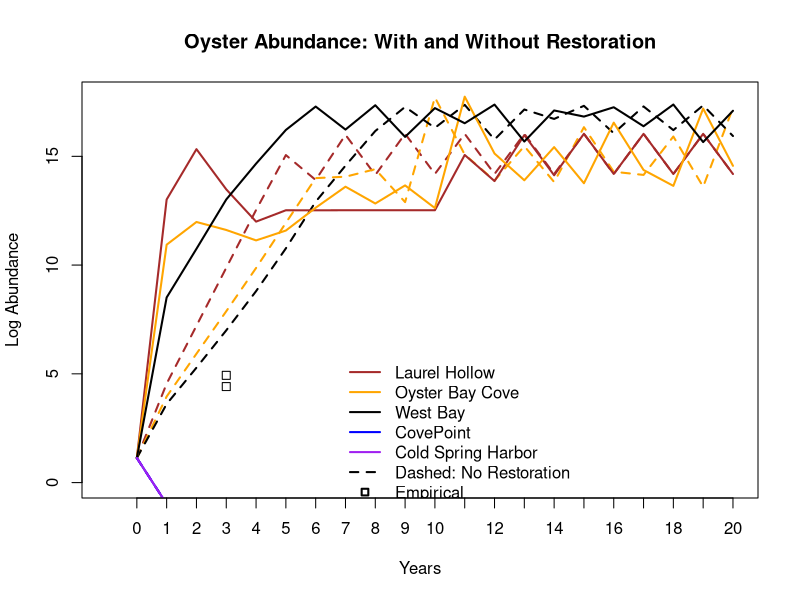

Recreate this plot in R.
options("install.lock"=FALSE)


T_block <- matrix(c(
    0.007, 0,    0,
    0.27,  0.49, 0,
    0,     0.11, 0.22
), nrow=3, byrow=TRUE)

F_block <- matrix(c(
    398, 7639, 39071,
    0,   0,    0,
    0,   0,    0
), nrow=3, byrow=TRUE)

# Automatically generate the 15x15 matrices for all 5 sites
Transition <- matrix(0, nrow=15, ncol=15)
Fecundity <- matrix(0, nrow=15, ncol=15)

for(i in 1:5) {
    Transition[(3*i-2):(3*i), (3*i-2):(3*i)] <- T_block
    Fecundity[(3*i-2):(3*i), (3*i-2):(3*i)] <- F_block
}


conn_probs <- matrix(c(
    0.622, 0.0,   0.0,   0.002, 0.032, # From LH
    0.006, 0.226, 0.098, 0.024, 0.008, # From OBC
    0.002, 0.0,   0.220, 0.030, 0.004, # From WSR
    0.0,   0.0,   0.0,   0.0,   0.0,   # From CovePoint
    0.0,   0.0,   0.0,   0.0,   0.0    # From CSH
), nrow=5, byrow=TRUE)

connectivitymat <- matrix(0, nrow=15, ncol=15)

# Map the 5x5 probabilities to the juvenile stages in the 15x15 matrix
for(source in 1:5) {
    for(dest in 1:5) {
        source_idx <- 3 * source - 2
        dest_idx <- 3 * dest - 2
        connectivitymat[dest_idx, source_idx] <- conn_probs[source, dest]
    }
}

# --- 3. INITIALIZE PARAMETERS ---
nYears <- 20
daily_larval_mort <- 0.20
starting_larva <- 40000
time_until_Settle <- 14

existing_larva <- starting_larva
for(day in 1:time_until_Settle){
    existing_larva <- existing_larva*(1-daily_larval_mort)
}
survival_larva <- existing_larva/starting_larva

Fecundity_larval_mort <- Fecundity * survival_larva 
fc2 <- Fecundity_larval_mort %*% t(connectivitymat) # Note: Transposed connectivity applied here
fc2t <- fc2 + Transition

# Expand initial abundance vectors to 15 slots
InitAbund <- c(238, 3333, 22377, 4047, 21299, 60064, 0, 0, 0, 0, 0, 0, 0, 0, 0) 
InitAbund2 <- rep(1, 15)

# Expand dumping matrix to 15 rows
dumping_matrix <- matrix(0, nrow = nrow(fc2t), ncol=nYears+1 )
dumping_matrix[1:9, 1] <- c(2035000, 0, 0, 5810000, 0, 0, 0, 0, 0)
dumping_matrix[1:9, 2] <- c(247198,  0, 0, 6714155, 0, 329707, 0, 0, 0)
dumping_matrix[1:9, 3] <- c(22500,   0, 0, 5881028, 0, 129533, 0, 0, 0)
dumping_matrix[1:9, 4] <- c(3000000, 0, 0, 3000000, 0, 75000, 0, 0, 0)
dumping_matrix[1:9, 5] <- c(3000000, 0, 0, 3000000, 0, 75000, 0, 0, 0)
dumping_matrix[1:9, 6] <- c(3000000, 0, 0, 3000000, 0, 75000, 0, 0, 0)
dumping_matrix[1:9, 7] <- c(3000000, 0, 0, 3000000, 0, 75000, 0, 0, 0)
dumping_matrix[1:9, 8] <- c(3000000, 0, 0, 3000000, 0, 75000, 0, 0, 0)
dumping_matrix[1:9, 9] <- c(3000000, 0, 0, 3000000, 0, 75000, 0, 0, 0)
dumping_matrix[1:9, 10]<- c(3000000, 0, 0, 3000000, 0, 75000, 0, 0, 0)

AgeStructured <- FALSE 

# *** UPDATE THE LAST TWO VALUES FOR COVEPOINT AND CSH ***
K_sites_50 <- c(4046860, 2023430, 42739220, 10837171, 65402346) 

# --- 4. RUN PROJECTIONS (NO DUMPING SCENARIO) ---
allYears <- matrix(0, nrow=nrow(fc2t), ncol=nYears+1)
allYears[,1] <- InitAbund2                                       
for(t in 2:(nYears+1)){ 
    temp1 <- allYears[,t-1]
    
    Current_N <- c(
        sum(temp1[1:3]),   # LH
        sum(temp1[4:6]),   # OBC
        sum(temp1[7:9]),   # WSR
        sum(temp1[10:12]), # CovePoint
        sum(temp1[13:15])  # CSH
    )

    Density_Scalar <- pmax(0.1, (K_sites_50 - Current_N) / K_sites_50)

    temp2 <- Fecundity_larval_mort %*% temp1 
    temp3 <- t(connectivitymat) %*% temp2       
    
    # Apply scalars to juveniles
    for(i in 1:5) {
        idx <- 3 * i - 2
        temp3[idx] <- temp3[idx] * Density_Scalar[i] 
    }
    
    Yearly_Transition <- Transition * 0.25
    for(i in 1:5) {
        idx_start <- 3 * i - 2
        idx_end <- 3 * i
        Yearly_Transition[idx_start:idx_end, idx_start:idx_end] <- 
            Yearly_Transition[idx_start:idx_end, idx_start:idx_end] * Density_Scalar[i]
    }
    
    temp4 <- temp1 + as.vector(temp3)
    allYears[,t] <- Yearly_Transition %*% temp4 
}

# --- 5. RUN PROJECTIONS (DUMPING SCENARIO) ---
allYearsdump <- matrix(0, nrow=nrow(fc2t), ncol=nYears+1)
allYearsdump[,1] <- InitAbund2     

for(t in 2:(nYears+1)){   
    temp1 <- allYearsdump[,t-1] + dumping_matrix[,t-1]

    Current_N <- c(
        sum(temp1[1:3]), 
        sum(temp1[4:6]), 
        sum(temp1[7:9]), 
        sum(temp1[10:12]), 
        sum(temp1[13:15])
    )
    
    Density_Scalar <- pmax(0.1, (K_sites_50 - Current_N) / K_sites_50) 
    
    temp2 <- Fecundity_larval_mort %*% temp1 
    temp3 <- t(connectivitymat) %*% temp2       
    
    for(i in 1:5) {
        idx <- 3 * i - 2
        temp3[idx] <- temp3[idx] * Density_Scalar[i] 
    }
    
    Yearly_Transition <- (Transition * 0.25)
    for(i in 1:5) {
        idx_start <- 3 * i - 2
        idx_end <- 3 * i
        Yearly_Transition[idx_start:idx_end, idx_start:idx_end] <- 
            Yearly_Transition[idx_start:idx_end, idx_start:idx_end] * Density_Scalar[i]
    }
    
    temp4 <- temp1 + as.vector(temp3)
    allYearsdump[,t] <- Yearly_Transition %*% temp4 
}

# --- 6. SUM TOTALS AND PLOT ---
# Pool stages for all 5 sites
site_totals_matrix1 <- rbind(
    colSums(allYears[1:3, ]),
    colSums(allYears[4:6, ]),
    colSums(allYears[7:9, ]),
    colSums(allYears[10:12, ]),
    colSums(allYears[13:15, ])
)
log_site_totals1 <- log(site_totals_matrix1 + 0.1)

site_totals_matrixd <- rbind(
    colSums(allYearsdump[1:3, ]),
    colSums(allYearsdump[4:6, ]),
    colSums(allYearsdump[7:9, ]),
    colSums(allYearsdump[10:12, ]),
    colSums(allYearsdump[13:15, ])
)
log_site_totald <- log(site_totals_matrixd + 0.1)

initabundpooled <- c(25948, 85410, 0, 0, 0)

plot(1,1,pch="",ylim=c(0,max(log_site_totals1)),xlim=c(0,nYears+1),
     xlab="Years", ylab="Log Abundance", xaxt="n", 
     main = "Oyster Abundance: With and Without Restoration")  

# Assign 5 colors for the 5 sites
cols <- c("brown","orange", "black", "blue", "purple") 

# Plot No Restoration (Dashed)
for(s in 1:5){
    points(log_site_totals1[s,], col=cols[s], type="l", lwd=2, lty=2)
}

# Plot With Restoration (Solid)
for(s in 1:5) {
    points(log_site_totald[s, ], col=cols[s], type="l", lwd=2, lty=1)
}

axis(1, at=seq(1,nYears+1), labels=seq(0,nYears))   

# Plot empirical estimates
points(x = rep(4, length(initabundpooled)), 
       y = log10(initabundpooled + 0.1), 
       col = "black",   
       bg = "white",    
       pch = 22,        
       cex = 1.2)

# Update legend
legend_labels <- c("Laurel Hollow", "Oyster Bay Cove", "West Bay", "CovePoint", "Cold Spring Harbor", "Dashed: No Restoration", "Empirical")
legend_cols <- c(cols, "black", "black")
legend_ltys <- c(1, 1, 1, 1, 1, 2, NA)
legend_pchs <- c(NA, NA, NA, NA, NA, NA, 22)
legend_bg <- c(NA, NA, NA, NA, NA, NA, "white")

legend(x = 8, y = 6, 
       legend = legend_labels, 
       col = legend_cols, 
       pt.bg = legend_bg,
       lty = legend_ltys, 
       pch = legend_pchs,
       lwd = 2, 
       ncol = 1, 
       bty = "n")
